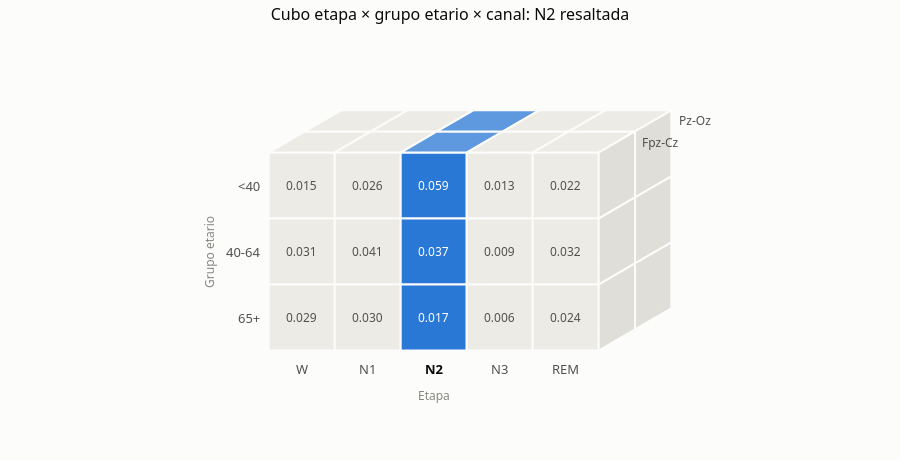

The code cell stored with this chart in its notebook:
### Markdown cell above
## Cubo

Las 3 dimensiones forman un cubo de **5 etapas × 3 grupos etarios × 2 canales = 30 celdas**: la anchura es la
etapa, la altura, el grupo etario, y la profundidad, el canal.

### Code cell
cube = queries.run_query("cube")
print(f"Celdas del cubo: {len(cube)} · sujetos por celda: {cube['n_subjects'].min()}–{cube['n_subjects'].max()}")
# En este ejemplo se muestran los valores de sigma_rel para la etapa N2, pero se puede cambiar a cualquier otra etapa y variable.
plots.cube_figure(cube, "sigma_rel", "N2").show()

### Figure 1 — Plotly figure (JSON) as saved in the notebook; plotly's stock layout.template omitted (floating-point values rounded to 4 significant figures)
{"data": [{"fill": "toself", "fillcolor": "#ecebe6", "hoverinfo": "text", "hoveron": "fills", "line": {"color": "#fcfcfb", "width": 2}, "mode": "lines", "showlegend": false, "text": "W · <40 · Fpz-Cz<br>0.015", "type": "scatter", "x": [0, 1, 1, 0, 0], "y": [2, 2, 3, 3, 2]}, {"fill": "toself", "fillcolor": "#ecebe6", "hoverinfo": "text", "hoveron": "fills", "line": {"color": "#fcfcfb", "width": 2}, "mode": "lines", "showlegend": false, "text": "W · 40-64 · Fpz-Cz<br>0.031", "type": "scatter", "x": [0, 1, 1, 0, 0], "y": [1, 1, 2, 2, 1]}, {"fill": "toself", "fillcolor": "#ecebe6", "hoverinfo": "text", "hoveron": "fills", "line": {"color": "#fcfcfb", "width": 2}, "mode": "lines", "showlegend": false, "text": "W · 65+ · Fpz-Cz<br>0.029", "type": "scatter", "x": [0, 1, 1, 0, 0], "y": [0, 0, 1, 1, 0]}, {"fill": "toself", "fillcolor": "#ecebe6", "hoverinfo": "text", "hoveron": "fills", "line": {"color": "#fcfcfb", "width": 2}, "mode": "lines", "showlegend": false, "text": "N1 · <40 · Fpz-Cz<br>0.026", "type": "scatter", "x": [1, 2, 2, 1, 1], "y": [2, 2, 3, 3, 2]}, {"fill": "toself", "fillcolor": "#ecebe6", "hoverinfo": "text", "hoveron": "fills", "line": {"color": "#fcfcfb", "width": 2}, "mode": "lines", "showlegend": false, "text": "N1 · 40-64 · Fpz-Cz<br>0.041", "type": "scatter", "x": [1, 2, 2, 1, 1], "y": [1, 1, 2, 2, 1]}, {"fill": "toself", "fillcolor": "#ecebe6", "hoverinfo": "text", "hoveron": "fills", "line": {"color": "#fcfcfb", "width": 2}, "mode": "lines", "showlegend": false, "text": "N1 · 65+ · Fpz-Cz<br>0.030", "type": "scatter", "x": [1, 2, 2, 1, 1], "y": [0, 0, 1, 1, 0]}, {"fill": "toself", "fillcolor": "#2a78d6", "hoverinfo": "text", "hoveron": "fills", "line": {"color": "#fcfcfb", "width": 2}, "mode": "lines", "showlegend": false, "text": "N2 · <40 · Fpz-Cz<br>0.059", "type": "scatter", "x": [2, 3, 3, 2, 2], "y": [2, 2, 3, 3, 2]}, {"fill": "toself", "fillcolor": "#2a78d6", "hoverinfo": "text", "hoveron": "fills", "line": {"color": "#fcfcfb", "width": 2}, "mode": "lines", "showlegend": false, "text": "N2 · 40-64 · Fpz-Cz<br>0.037", "type": "scatter", "x": [2, 3, 3, 2, 2], "y": [1, 1, 2, 2, 1]}, {"fill": "toself", "fillcolor": "#2a78d6", "hoverinfo": "text", "hoveron": "fills", "line": {"color": "#fcfcfb", "width": 2}, "mode": "lines", "showlegend": false, "text": "N2 · 65+ · Fpz-Cz<br>0.017", "type": "scatter", "x": [2, 3, 3, 2, 2], "y": [0, 0, 1, 1, 0]}, {"fill": "toself", "fillcolor": "#ecebe6", "hoverinfo": "text", "hoveron": "fills", "line": {"color": "#fcfcfb", "width": 2}, "mode": "lines", "showlegend": false, "text": "N3 · <40 · Fpz-Cz<br>0.013", "type": "scatter", "x": [3, 4, 4, 3, 3], "y": [2, 2, 3, 3, 2]}, {"fill": "toself", "fillcolor": "#ecebe6", "hoverinfo": "text", "hoveron": "fills", "line": {"color": "#fcfcfb", "width": 2}, "mode": "lines", "showlegend": false, "text": "N3 · 40-64 · Fpz-Cz<br>0.009", "type": "scatter", "x": [3, 4, 4, 3, 3], "y": [1, 1, 2, 2, 1]}, {"fill": "toself", "fillcolor": "#ecebe6", "hoverinfo": "text", "hoveron": "fills", "line": {"color": "#fcfcfb", "width": 2}, "mode": "lines", "showlegend": false, "text": "N3 · 65+ · Fpz-Cz<br>0.006", "type": "scatter", "x": [3, 4, 4, 3, 3], "y": [0, 0, 1, 1, 0]}, {"fill": "toself", "fillcolor": "#ecebe6", "hoverinfo": "text", "hoveron": "fills", "line": {"color": "#fcfcfb", "width": 2}, "mode": "lines", "showlegend": false, "text": "REM · <40 · Fpz-Cz<br>0.022", "type": "scatter", "x": [4, 5, 5, 4, 4], "y": [2, 2, 3, 3, 2]}, {"fill": "toself", "fillcolor": "#ecebe6", "hoverinfo": "text", "hoveron": "fills", "line": {"color": "#fcfcfb", "width": 2}, "mode": "lines", "showlegend": false, "text": "REM · 40-64 · Fpz-Cz<br>0.032", "type": "scatter", "x": [4, 5, 5, 4, 4], "y": [1, 1, 2, 2, 1]}, {"fill": "toself", "fillcolor": "#ecebe6", "hoverinfo": "text", "hoveron": "fills", "line": {"color": "#fcfcfb", "width": 2}, "mode": "lines", "showlegend": false, "text": "REM · 65+ · Fpz-Cz<br>0.024", "type": "scatter", "x": [4, 5, 5, 4, 4], "y": [0, 0, 1, 1, 0]}, {"fill": "toself", "fillcolor": "#ecebe6", "hoverinfo": "skip", "hoveron": "fills", "line": {"color": "#fcfcfb", "width": 2}, "mode": "lines", "showlegend": false, "type": "scatter", "x": [0, 1, 1.55, 0.55, 0], "y": [3, 3, 3.32, 3.32, 3]}, {"fill": "toself", "fillcolor": "#ecebe6", "hoverinfo": "skip", "hoveron": "fills", "line": {"color": "#fcfcfb", "width": 2}, "mode": "lines", "showlegend": false, "type": "scatter", "x": [0.55, 1.55, 2.1, 1.1, 0.55], "y": [3.32, 3.32, 3.64, 3.64, 3.32]}, {"fill": "toself", "fillcolor": "#ecebe6", "hoverinfo": "skip", "hoveron": "fills", "line": {"color": "#fcfcfb", "width": 2}, "mode": "lines", "showlegend": false, "type": "scatter", "x": [1, 2, 2.55, 1.55, 1], "y": [3, 3, 3.32, 3.32, 3]}, {"fill": "toself", "fillcolor": "#ecebe6", "hoverinfo": "skip", "hoveron": "fills", "line": {"color": "#fcfcfb", "width": 2}, "mode": "lines", "showlegend": false, "type": "scatter", "x": [1.55, 2.55, 3.1, 2.1, 1.55], "y": [3.32, 3.32, 3.64, 3.64, 3.32]}, {"fill": "toself", "fillcolor": "rgba(42,120,214,0.75)", "hoverinfo": "skip", "hoveron": "fills", "line": {"color": "#fcfcfb", "width": 2}, "mode": "lines", "showlegend": false, "type": "scatter", "x": [2, 3, 3.55, 2.55, 2], "y": [3, 3, 3.32, 3.32, 3]}, {"fill": "toself", "fillcolor": "rgba(42,120,214,0.75)", "hoverinfo": "skip", "hoveron": "fills", "line": {"color": "#fcfcfb", "width": 2}, "mode": "lines", "showlegend": false, "type": "scatter", "x": [2.55, 3.55, 4.1, 3.1, 2.55], "y": [3.32, 3.32, 3.64, 3.64, 3.32]}, {"fill": "toself", "fillcolor": "#ecebe6", "hoverinfo": "skip", "hoveron": "fills", "line": {"color": "#fcfcfb", "width": 2}, "mode": "lines", "showlegend": false, "type": "scatter", "x": [3, 4, 4.55, 3.55, 3], "y": [3, 3, 3.32, 3.32, 3]}, {"fill": "toself", "fillcolor": "#ecebe6", "hoverinfo": "skip", "hoveron": "fills", "line": {"color": "#fcfcfb", "width": 2}, "mode": "lines", "showlegend": false, "type": "scatter", "x": [3.55, 4.55, 5.1, 4.1, 3.55], "y": [3.32, 3.32, 3.64, 3.64, 3.32]}, {"fill": "toself", "fillcolor": "#ecebe6", "hoverinfo": "skip", "hoveron": "fills", "line": {"color": "#fcfcfb", "width": 2}, "mode": "lines", "showlegend": false, "type": "scatter", "x": [4, 5, 5.55, 4.55, 4], "y": [3, 3, 3.32, 3.32, 3]}, {"fill": "toself", "fillcolor": "#ecebe6", "hoverinfo": "skip", "hoveron": "fills", "line": {"color": "#fcfcfb", "width": 2}, "mode": "lines", "showlegend": false, "type": "scatter", "x": [4.55, 5.55, 6.1, 5.1, 4.55], "y": [3.32, 3.32, 3.64, 3.64, 3.32]}, {"fill": "toself", "fillcolor": "#dfded8", "hoverinfo": "skip", "hoveron": "fills", "line": {"color": "#fcfcfb", "width": 2}, "mode": "lines", "showlegend": false, "type": "scatter", "x": [5, 5.55, 5.55, 5, 5], "y": [2, 2.32, 3.32, 3, 2]}, {"fill": "toself", "fillcolor": "#dfded8", "hoverinfo": "skip", "hoveron": "fills", "line": {"color": "#fcfcfb", "width": 2}, "mode": "lines", "showlegend": false, "type": "scatter", "x": [5.55, 6.1, 6.1, 5.55, 5.55], "y": [2.32, 2.64, 3.64, 3.32, 2.32]}, {"fill": "toself", "fillcolor": "#dfded8", "hoverinfo": "skip", "hoveron": "fills", "line": {"color": "#fcfcfb", "width": 2}, "mode": "lines", "showlegend": false, "type": "scatter", "x": [5, 5.55, 5.55, 5, 5], "y": [1, 1.32, 2.32, 2, 1]}, {"fill": "toself", "fillcolor": "#dfded8", "hoverinfo": "skip", "hoveron": "fills", "line": {"color": "#fcfcfb", "width": 2}, "mode": "lines", "showlegend": false, "type": "scatter", "x": [5.55, 6.1, 6.1, 5.55, 5.55], "y": [1.32, 1.64, 2.64, 2.32, 1.32]}, {"fill": "toself", "fillcolor": "#dfded8", "hoverinfo": "skip", "hoveron": "fills", "line": {"color": "#fcfcfb", "width": 2}, "mode": "lines", "showlegend": false, "type": "scatter", "x": [5, 5.55, 5.55, 5, 5], "y": [0, 0.32, 1.32, 1, 0]}, {"fill": "toself", "fillcolor": "#dfded8", "hoverinfo": "skip", "hoveron": "fills", "line": {"color": "#fcfcfb", "width": 2}, "mode": "lines", "showlegend": false, "type": "scatter", "x": [5.55, 6.1, 6.1, 5.55, 5.55], "y": [0.32, 0.64, 1.64, 1.32, 0.32]}], "layout": {"annotations": [{"font": {"color": "#52514e", "size": 12}, "showarrow": false, "text": "0.015", "x": 0.5, "y": 2.5}, {"font": {"color": "#52514e", "size": 12}, "showarrow": false, "text": "0.031", "x": 0.5, "y": 1.5}, {"font": {"color": "#52514e", "size": 12}, "showarrow": false, "text": "0.029", "x": 0.5, "y": 0.5}, {"font": {"color": "#52514e", "size": 12}, "showarrow": false, "text": "0.026", "x": 1.5, "y": 2.5}, {"font": {"color": "#52514e", "size": 12}, "showarrow": false, "text": "0.041", "x": 1.5, "y": 1.5}, {"font": {"color": "#52514e", "size": 12}, "showarrow": false, "text": "0.030", "x": 1.5, "y": 0.5}, {"font": {"color": "white", "size": 12}, "showarrow": false, "text": "0.059", "x": 2.5, "y": 2.5}, {"font": {"color": "white", "size": 12}, "showarrow": false, "text": "0.037", "x": 2.5, "y": 1.5}, {"font": {"color": "white", "size": 12}, "showarrow": false, "text": "0.017", "x": 2.5, "y": 0.5}, {"font": {"color": "#52514e", "size": 12}, "showarrow": false, "text": "0.013", "x": 3.5, "y": 2.5}, {"font": {"color": "#52514e", "size": 12}, "showarrow": false, "text": "0.009", "x": 3.5, "y": 1.5}, {"font": {"color": "#52514e", "size": 12}, "showarrow": false, "text": "0.006", "x": 3.5, "y": 0.5}, {"font": {"color": "#52514e", "size": 12}, "showarrow": false, "text": "0.022", "x": 4.5, "y": 2.5}, {"font": {"color": "#52514e", "size": 12}, "showarrow": false, "text": "0.032", "x": 4.5, "y": 1.5}, {"font": {"color": "#52514e", "size": 12}, "showarrow": false, "text": "0.024", "x": 4.5, "y": 0.5}, {"font": {"color": "#52514e", "size": 13}, "showarrow": false, "text": "W", "x": 0.5, "y": -0.28}, {"font": {"color": "#52514e", "size": 13}, "showarrow": false, "text": "N1", "x": 1.5, "y": -0.28}, {"font": {"color": "#0b0b0b", "size": 13}, "showarrow": false, "text": "<b>N2</b>", "x": 2.5, "y": -0.28}, {"font": {"color": "#52514e", "size": 13}, "showarrow": false, "text": "N3", "x": 3.5, "y": -0.28}, {"font": {"color": "#52514e", "size": 13}, "showarrow": false, "text": "REM", "x": 4.5, "y": -0.28}, {"font": {"color": "#52514e", "size": 13}, "showarrow": false, "text": "<40", "x": -0.1, "xanchor": "right", "y": 2.5}, {"font": {"color": "#52514e", "size": 13}, "showarrow": false, "text": "40-64", "x": -0.1, "xanchor": "right", "y": 1.5}, {"font": {"color": "#52514e", "size": 13}, "showarrow": false, "text": "65+", "x": -0.1, "xanchor": "right", "y": 0.5}, {"font": {"color": "#52514e", "size": 12}, "showarrow": false, "text": "Fpz-Cz", "x": 5.63, "xanchor": "left", "y": 3.16}, {"font": {"color": "#52514e", "size": 12}, "showarrow": false, "text": "Pz-Oz", "x": 6.18, "xanchor": "left", "y": 3.48}, {"font": {"color": "#898781", "size": 12}, "showarrow": false, "text": "Etapa", "x": 2.5, "y": -0.68}, {"font": {"color": "#898781", "size": 12}, "showarrow": false, "text": "Grupo etario", "textangle": -90, "x": -0.9, "y": 1.5}], "font": {"color": "#52514e", "family": "system-ui, -apple-system, \"Segoe UI\", sans-serif", "size": 12}, "height": 460, "hoverlabel": {"bgcolor": "white", "font": {"color": "#0b0b0b"}}, "legend": {"orientation": "h", "title": {"text": ""}, "x": 0, "xanchor": "left", "y": 1.02, "yanchor": "bottom"}, "margin": {"b": 50, "l": 60, "r": 20, "t": 80}, "paper_bgcolor": "#fcfcfb", "plot_bgcolor": "#fcfcfb", "title": {"font": {"color": "#0b0b0b", "size": 16}, "text": "Cubo etapa × grupo etario × canal: N2 resaltada", "x": 0.5, "xanchor": "center", "y": 0.98, "yanchor": "top"}, "xaxis": {"gridcolor": "#e1e0d9", "linecolor": "#c3c2b7", "range": [-1.2, 7.3], "tickcolor": "#c3c2b7", "ticks": "outside", "visible": false, "zeroline": false}, "yaxis": {"gridcolor": "#e1e0d9", "linecolor": "#c3c2b7", "range": [-0.9, 4.1], "scaleanchor": "x", "scaleratio": 1, "tickcolor": "#c3c2b7", "ticks": "outside", "visible": false, "zeroline": false}}}
